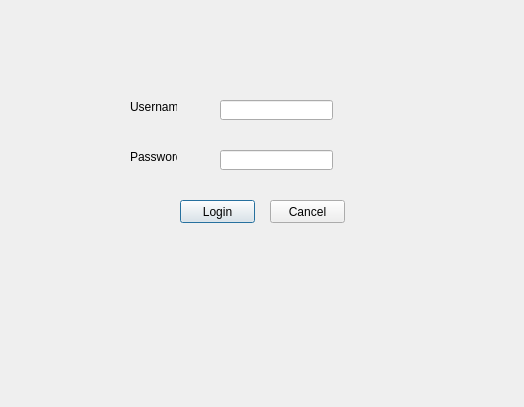
<?xml version="1.0" encoding="UTF-8"?>
<ui version="4.0">
 <class>AdminLogin</class>
 <widget class="QDialog" name="AdminLogin">
  <property name="geometry">
   <rect>
    <x>0</x>
    <y>0</y>
    <width>524</width>
    <height>407</height>
   </rect>
  </property>
  <property name="windowTitle">
   <string>Dialog</string>
  </property>
  <widget class="QLineEdit" name="usernameEdit">
   <property name="geometry">
    <rect>
     <x>220</x>
     <y>100</y>
     <width>113</width>
     <height>20</height>
    </rect>
   </property>
  </widget>
  <widget class="QLineEdit" name="passwordEdit">
   <property name="geometry">
    <rect>
     <x>220</x>
     <y>150</y>
     <width>113</width>
     <height>20</height>
    </rect>
   </property>
   <property name="echoMode">
    <enum>QLineEdit::Password</enum>
   </property>
  </widget>
  <widget class="QLabel" name="label">
   <property name="geometry">
    <rect>
     <x>130</x>
     <y>100</y>
     <width>47</width>
     <height>13</height>
    </rect>
   </property>
   <property name="text">
    <string>Username</string>
   </property>
  </widget>
  <widget class="QLabel" name="label_2">
   <property name="geometry">
    <rect>
     <x>130</x>
     <y>150</y>
     <width>47</width>
     <height>13</height>
    </rect>
   </property>
   <property name="text">
    <string>Password</string>
   </property>
  </widget>
  <widget class="QPushButton" name="loginButton">
   <property name="geometry">
    <rect>
     <x>180</x>
     <y>200</y>
     <width>75</width>
     <height>23</height>
    </rect>
   </property>
   <property name="text">
    <string>Login</string>
   </property>
  </widget>
  <widget class="QPushButton" name="cancelButton">
   <property name="geometry">
    <rect>
     <x>270</x>
     <y>200</y>
     <width>75</width>
     <height>23</height>
    </rect>
   </property>
   <property name="text">
    <string>Cancel</string>
   </property>
  </widget>
 </widget>
 <resources/>
 <connections/>
</ui>
